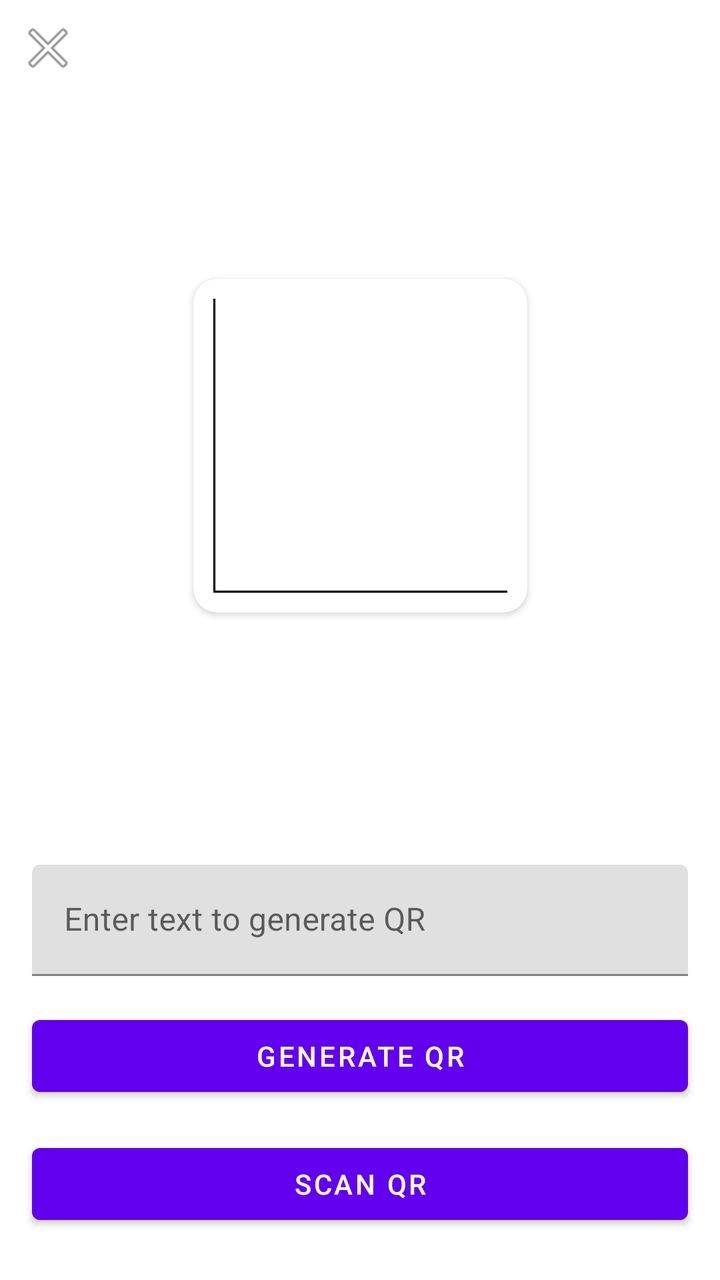
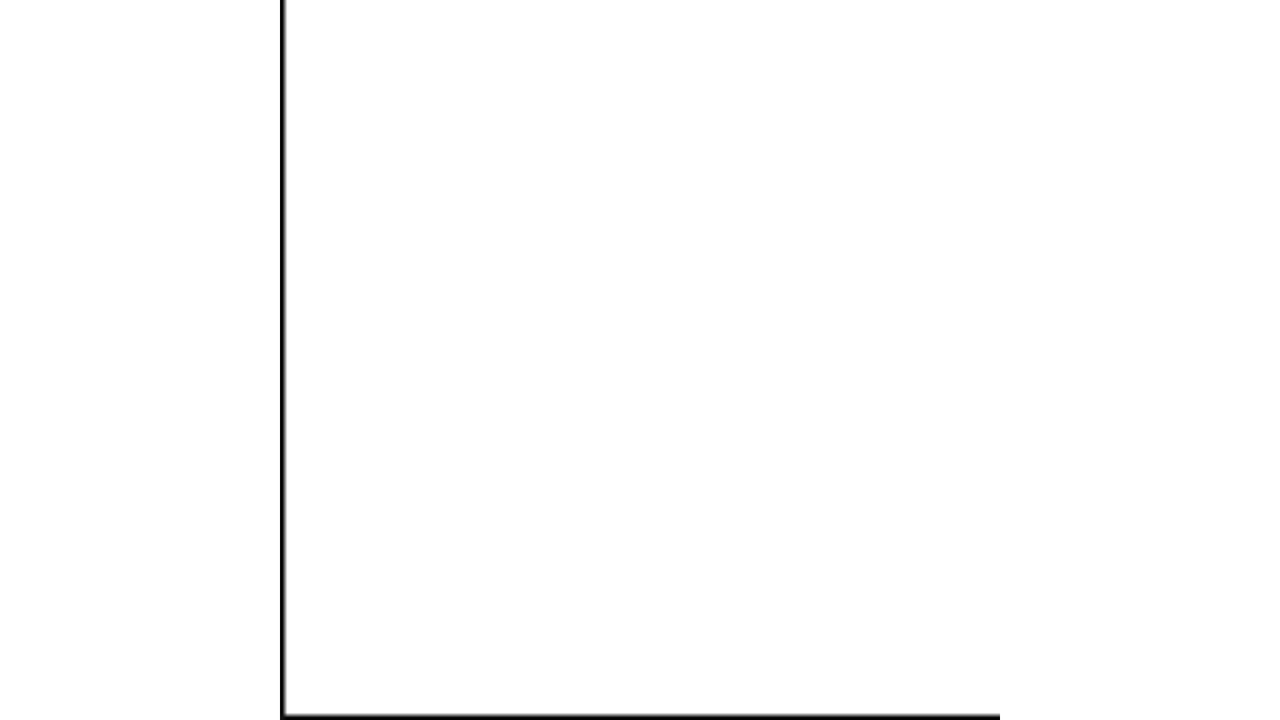

One screen, two layout resources from the same app: the default and the repository's alternative for another configuration. Each is rendered where Android would select it; the XML of both is given below.
<!-- AndroidManifest.xml: application theme Theme.QRcode -->
<!-- res/layout/activity_main.xml -->
<?xml version="1.0" encoding="utf-8"?>
<androidx.constraintlayout.widget.ConstraintLayout xmlns:android="http://schemas.android.com/apk/res/android"
    xmlns:app="http://schemas.android.com/apk/res-auto"
    xmlns:tools="http://schemas.android.com/tools"
    android:layout_width="match_parent"
    android:layout_height="match_parent"
    android:background="@color/grey"
    tools:context=".MainActivity">

    <ImageView
        android:id="@+id/button_close"
        android:layout_width="wrap_content"
        android:layout_height="wrap_content"
        android:layout_marginStart="8dp"
        android:layout_marginTop="8dp"
        android:contentDescription="@string/close_button"
        app:layout_constraintStart_toStartOf="parent"
        app:layout_constraintTop_toTopOf="parent"
        app:srcCompat="@android:drawable/ic_menu_close_clear_cancel"
        tools:ignore="ImageContrastCheck,RedundantDescriptionCheck" />

    <androidx.cardview.widget.CardView
        android:id="@+id/cardView"
        android:layout_width="wrap_content"
        android:layout_height="wrap_content"
        android:background="@color/white"
        app:cardCornerRadius="12dp"
        app:layout_constraintBottom_toTopOf="@+id/scanner_result"
        app:layout_constraintEnd_toEndOf="parent"
        app:layout_constraintStart_toStartOf="parent"
        app:layout_constraintTop_toBottomOf="@+id/button_close">

        <ImageView
            android:id="@+id/qr_code"
            android:layout_width="wrap_content"
            android:layout_height="wrap_content"
            android:layout_margin="10dp"
            android:background="@color/white"
            android:contentDescription="@string/qr_code"
            app:srcCompat="@drawable/qr_code" />
    </androidx.cardview.widget.CardView>

    <com.google.android.material.textfield.TextInputLayout
        android:id="@+id/textField"
        android:layout_width="match_parent"
        android:layout_height="wrap_content"
        android:layout_marginStart="16dp"
        android:layout_marginEnd="16dp"
        android:layout_marginBottom="16dp"
        android:hint="@string/text_generate_qr"
        app:layout_constraintBottom_toTopOf="@+id/generate"
        app:layout_constraintEnd_toEndOf="parent"
        app:layout_constraintStart_toStartOf="parent">

        <com.google.android.material.textfield.TextInputEditText
            android:id="@+id/input_text"
            android:layout_width="match_parent"
            android:layout_height="wrap_content"
            tools:ignore="TextContrastCheck" />

    </com.google.android.material.textfield.TextInputLayout>


    <Button
        android:id="@+id/generate"
        android:layout_width="0dp"
        android:layout_height="wrap_content"
        android:layout_marginStart="16dp"
        android:layout_marginEnd="16dp"
        android:layout_marginBottom="16dp"
        android:text="@string/generate"
        app:layout_constraintBottom_toTopOf="@+id/scan_button"
        app:layout_constraintEnd_toEndOf="parent"
        app:layout_constraintHorizontal_bias="0.0"
        app:layout_constraintStart_toStartOf="parent" />

    <Button
        android:id="@+id/scan_button"
        android:layout_width="0dp"
        android:layout_height="wrap_content"
        android:layout_marginBottom="24dp"
        android:text="@string/scan_qr"
        app:layout_constraintBottom_toBottomOf="parent"
        app:layout_constraintEnd_toEndOf="@+id/generate"
        app:layout_constraintStart_toStartOf="@+id/generate" />

    <TextView
        android:id="@+id/scanner_result"
        android:layout_width="0dp"
        android:layout_height="wrap_content"
        android:layout_marginBottom="8dp"
        android:gravity="center"
        android:hint="@string/qr_code_text"
        android:textColorHint="@color/white"
        android:textColor="@color/white"
        app:layout_constraintBottom_toTopOf="@+id/textField"
        app:layout_constraintEnd_toEndOf="@+id/textField"
        app:layout_constraintStart_toStartOf="@+id/textField" />

</androidx.constraintlayout.widget.ConstraintLayout>
<!-- resources referenced by this layout -->
<resources>
  <!-- drawable qr_code: png bitmap (drawable, 542 bytes) -->
  <string name="close_button">Close button</string>
  <string name="generate">Generate QR</string>
  <string name="qr_code">QR code</string>
  <string name="qr_code_text">QR code text</string>
  <string name="scan_qr">Scan QR</string>
  <string name="text_generate_qr">Enter text to generate QR</string>
  <style name="Theme.QRcode" parent="Theme.MaterialComponents.Light.NoActionBar">
          
          <item name="colorPrimary">@color/purple_500</item>
          <item name="colorPrimaryVariant">@color/grey</item>
          <item name="colorOnPrimary">@color/white</item>
          
          <item name="colorSecondary">@color/teal_200</item>
          <item name="colorSecondaryVariant">@color/teal_700</item>
          <item name="colorOnSecondary">@color/black</item>
          
          <item name="android:statusBarColor" tools:targetApi="l">?attr/colorPrimaryVariant</item>
          
          <item name="android:windowFullscreen">true</item>
      </style>
</resources>
<!-- res/layout-land/activity_main.xml (the repository's variant of the layout above) -->
<!-- drawn on the phone turned sideways -->
<?xml version="1.0" encoding="utf-8"?>
<androidx.constraintlayout.widget.ConstraintLayout xmlns:android="http://schemas.android.com/apk/res/android"
    xmlns:app="http://schemas.android.com/apk/res-auto"
    xmlns:tools="http://schemas.android.com/tools"
    android:layout_width="match_parent"
    android:layout_height="match_parent"
    tools:context=".MainActivity">

    <ImageView
        android:id="@+id/imageView"
        android:layout_width="match_parent"
        android:layout_height="match_parent"
        app:layout_constraintBottom_toBottomOf="parent"
        app:layout_constraintEnd_toEndOf="parent"
        app:layout_constraintStart_toStartOf="parent"
        app:layout_constraintTop_toTopOf="parent"
        app:srcCompat="@drawable/qr_code"
        android:contentDescription="@string/qr_code" />
</androidx.constraintlayout.widget.ConstraintLayout>
<!-- resources referenced by the variant -->
<!-- as the phone turned sideways resolves them -->
<resources>
  <!-- drawable qr_code: png bitmap (drawable, 542 bytes) -->
  <string name="qr_code">QR code</string>
  <style name="Theme.QRcode" parent="Theme.MaterialComponents.Light.NoActionBar">
          
          <item name="colorPrimary">@color/purple_500</item>
          <item name="colorPrimaryVariant">@color/grey</item>
          <item name="colorOnPrimary">@color/white</item>
          
          <item name="colorSecondary">@color/teal_200</item>
          <item name="colorSecondaryVariant">@color/teal_700</item>
          <item name="colorOnSecondary">@color/black</item>
          
          <item name="android:statusBarColor" tools:targetApi="l">?attr/colorPrimaryVariant</item>
          
          <item name="android:windowFullscreen">true</item>
      </style>
</resources>
